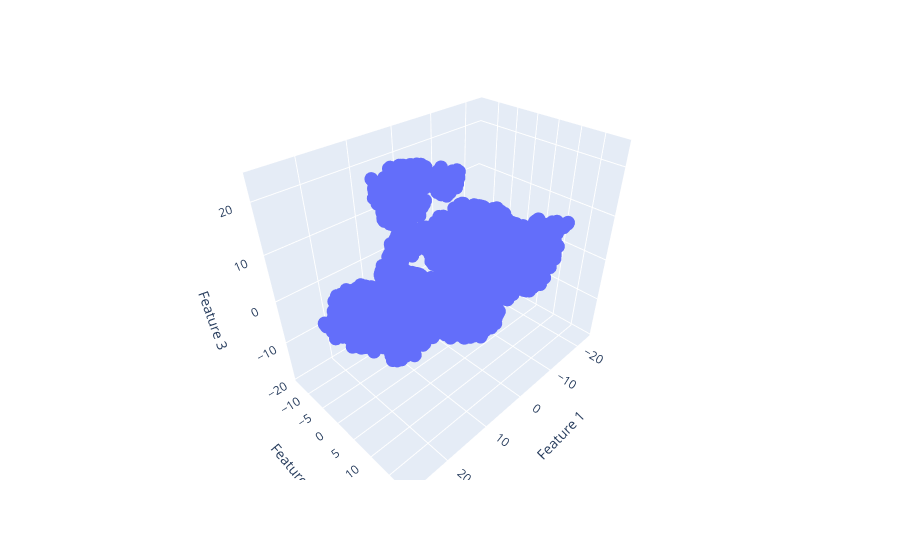

The notebook cell saved with this chart:
### Code cell
# Now let's plot the results in a 3D scatterplot

# plotting a 3D scatterplot
fig = px.scatter_3d(tsne_3d_data, x='Feature 1', y='Feature 2', z='Feature 3')
fig.show()

### Figure 1 — Plotly figure (JSON) as saved in the notebook; plotly's stock layout.template omitted (floating-point values rounded to 4 significant figures; data arrays with more than 128 entries replaced by an {"elided": "..."} marker saying what was removed)
{"data": [{"hovertemplate": "Feature 1=%{x}<br>Feature 2=%{y}<br>Feature 3=%{z}<extra></extra>", "legendgroup": "", "marker": {"color": "#636efa", "symbol": "circle"}, "mode": "markers", "name": "", "scene": "scene", "showlegend": false, "type": "scatter3d", "x": {"elided": "5000 float values"}, "y": {"elided": "5000 float values"}, "z": {"elided": "5000 float values"}}], "layout": {"legend": {"tracegroupgap": 0}, "margin": {"t": 60}, "scene": {"domain": {"x": [0, 1], "y": [0, 1]}, "xaxis": {"title": {"text": "Feature 1"}}, "yaxis": {"title": {"text": "Feature 2"}}, "zaxis": {"title": {"text": "Feature 3"}}}}}
